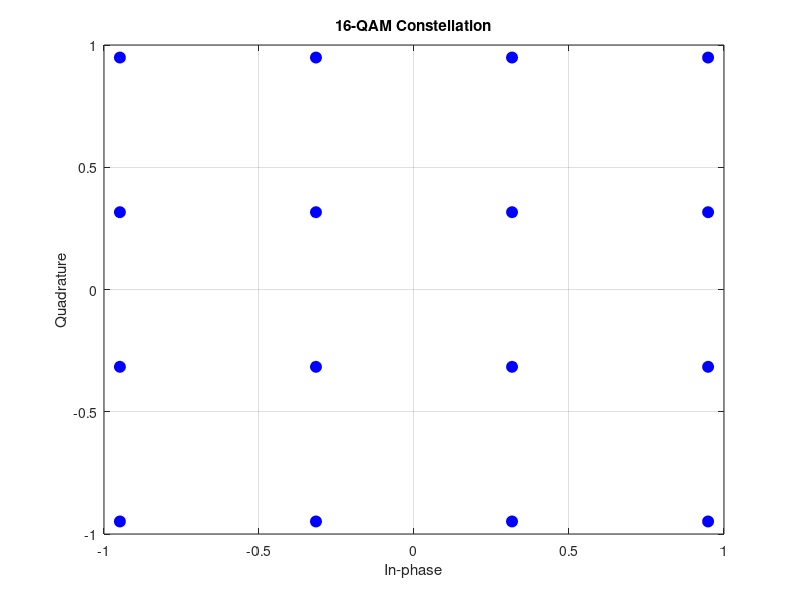

Write MATLAB code to recreate this figure. (Note: this script raises an error after producing the figure.)
clc
clear
tic

%% initial parameters
M = 1000;          %number of symbols
mod_size = 16;     % modulation size, number of bits is log2(mod_size)
p = log2(mod_size);
info_bit = M*p;

SNR_min = 0;
SNR_max = 24;  % in dB
SNR_step = 1; % in dB
Run = 100;    % number of iteration in Monte-Carlo simulation

% Define RAPP PA model parameters
A0 = 1;     % Limiting output amplitude
v = 1;      % Small signal gain
prapp = 3;      % Smoothness parameter

%% Constellation generation
if mod_size == 4
    constellation = (1/sqrt(2)).*[-1-1j , -1+1j , 1-1j , 1+1j];  

    elseif mod_size == 16
    constellation = (1/sqrt(10)).*[-3 - 3j , -3 - 1j , -3 + 3j , -3 + 1j ,...
                     -1 - 3j , -1 - 1j , -1 + 3j , -1 + 1j ,...
                     3 - 3j , 3 - 1j , 3 + 3j , 3 + 1j ,...
                     1 - 3j , 1 - 1j , 1 + 3j , 1 + 1j];
else
    % This is for 64QAM but can be used to higher modulations like 256QAM
    % by changing the axis value
    axis = (1/sqrt(42)).*[-7 , -5 , -1 , -3 , 7 , 5 , 1 , 3];
    aaa = repmat(axis.' , [1 , sqrt(mod_size)]);
    bbb = repmat(axis , [sqrt(mod_size) , 1]);
    constellation = aaa + 1j*bbb;
    constellation = constellation.';
    constellation = constellation(:).';
end

%% constellation graph 
figure;
plot(real(constellation), imag(constellation), 'bo', 'MarkerFaceColor','b', 'MarkerSize',8);
grid on;
xlabel('In-phase');
ylabel('Quadrature');
title('16-QAM Constellation');
%axis equal;


%% error vectors initialization
Error2 = zeros(((SNR_max - SNR_min)/SNR_step) + 1 , Run);

for run = 1 : Run
    run
%% Information bit generation
tx_info_bits = randi([0 1] , info_bit , 1); % generate random information bits

%% bit to symbol mapping
d1 = reshape(tx_info_bits , [p , length(tx_info_bits)/p]);         % produce matrix with p row at each column
decimal= bin2dec(num2str(d1.'));       % decimal value of bits
tx_symbols = constellation(decimal + 1).';        % symbols

%RAPP model addition 
modulated_signal_amp = abs(tx_symbols);
modulated_signal_phs = angle(tx_symbols);
modulated_signal_PA = RAPP_PA(modulated_signal_amp, A0, v, prapp);
modulated_signal_RAPP = modulated_signal_PA .* exp(1j * modulated_signal_phs); % Recombine

% tx_symbols = qammod(tx_info_bits , mod_size, "gray" , "InputType" , "bit" , "UnitAveragePower", true);

%% Adding AWGN noise 
Es = 1/p;    % average QAM symbol energy to bit energy

% Error vector initiations
Error1 = zeros(1 , ((SNR_max - SNR_min)/SNR_step) + 1);

cn = 1;   % counter for computing SNR
for SNR_dB = SNR_min : SNR_step : SNR_max
N0 = Es/(10^((SNR_dB)/10));
noise = sqrt(N0/2)*(randn(M , 1) + 1i*randn(M , 1));

%% Received signal
r = modulated_signal_RAPP + noise;

%% Symbol-to-bit mapping
   D = zeros(M , mod_size);
   % finding distance from all constellation points
   for ii = 1 : M
       for k = 1 : mod_size
           %D(ii , k) = distance([real(constellation(k)) , imag(constellation(k))] , [real(r(ii)) , imag(r(ii))]);
           D(ii, k) = abs(constellation(k) - r(ii));
       end
   end
   % Finding minimum index of distance e.g, 1 : p
   [~ , ind] = min(D ,[] , 2);

   bits_coded1 = (de2bi(ind - 1 , p,  'left-msb'))';    % changing numbers into binary. e.g. 3 = 11
   bits_hat = bits_coded1(:);

 % bits_hat = qamdemod(r , mod_size, "gray", "OutputType","bit", "UnitAveragePower", true);

%% Error rate calculation
Error1(cn) = (sum(tx_info_bits ~= bits_hat))/info_bit;

cn = cn + 1;
 end    % end for the SNR

 Error2(: , run) = Error1;

 end  % end for the run

%% Modulated signal 
figure;
plot(real(tx_symbols), imag(tx_symbols), 'bo', 'MarkerFaceColor','b', 'MarkerSize',8);
grid on;
xlabel('In-phase');
ylabel('Quadrature');
title('16-QAM Signal');
SNR_plot = SNR_min : SNR_step : SNR_max;
figure;
%SER theory
[BER_theory , SER_theory] = berawgn(SNR_plot , 'QAM' , mod_size);
semilogy(SNR_plot , BER_theory)
hold on

%% BER
Error = mean(Error2 , 2);
semilogy(SNR_plot , Error , '--r')
hold on

xlabel('Eb/N0 (dB)')
ylabel('BER')
grid on
% Add legend for clarity
legend('Theoretical BER','Simulated BER','Location','southwest')
toc
